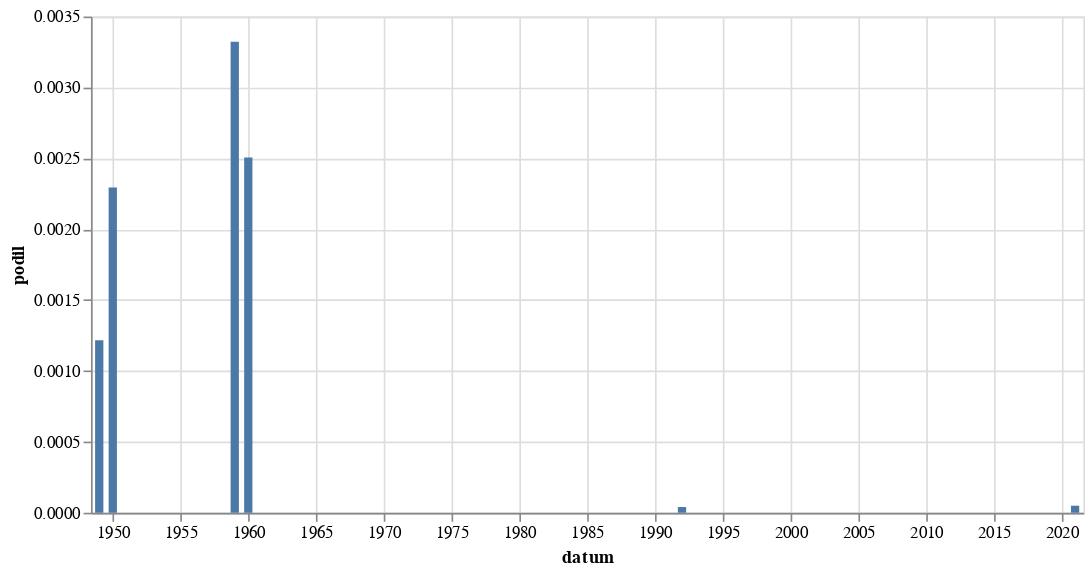

Notebook source saved alongside this figure:
### Code cell
alt.Chart(
    hledej("(3|tř[ií])\s{0,1}týd\w{1,5} dovol").to_pandas(),
    width = 600
).mark_bar(
).encode(
    alt.X('datum:T'),
    alt.Y('podil:Q')
)

### Figure 1 — Vega-Lite specification as saved in the notebook (floating-point values rounded to 4 significant figures)
{"config": {"view": {"continuousWidth": 300, "continuousHeight": 300}}, "data": {"name": "data-13f6393f673628f8d8d15cf216b05e78"}, "mark": {"type": "bar"}, "encoding": {"x": {"field": "datum", "type": "temporal"}, "y": {"field": "podil", "type": "quantitative"}}, "width": 600, "$schema": "https://vega.github.io/schema/vega-lite/v5.8.0.json", "datasets": {"data-13f6393f673628f8d8d15cf216b05e78": [{"datum": "1949-01-01T00:00:00", "text": 1, "text_right": 822, "podil": 0.001217, "co": "(3|tř[ií])\\s{0,1}týd\\w{1,5} dovol"}, {"datum": "1950-01-01T00:00:00", "text": 1, "text_right": 436, "podil": 0.002294, "co": "(3|tř[ií])\\s{0,1}týd\\w{1,5} dovol"}, {"datum": "1959-01-01T00:00:00", "text": 1, "text_right": 301, "podil": 0.003322, "co": "(3|tř[ií])\\s{0,1}týd\\w{1,5} dovol"}, {"datum": "1960-01-01T00:00:00", "text": 1, "text_right": 399, "podil": 0.002506, "co": "(3|tř[ií])\\s{0,1}týd\\w{1,5} dovol"}, {"datum": "1992-01-01T00:00:00", "text": 1, "text_right": 24879, "podil": 4.019e-05, "co": "(3|tř[ií])\\s{0,1}týd\\w{1,5} dovol"}, {"datum": "2021-01-01T00:00:00", "text": 1, "text_right": 20176, "podil": 4.956e-05, "co": "(3|tř[ií])\\s{0,1}týd\\w{1,5} dovol"}]}}
